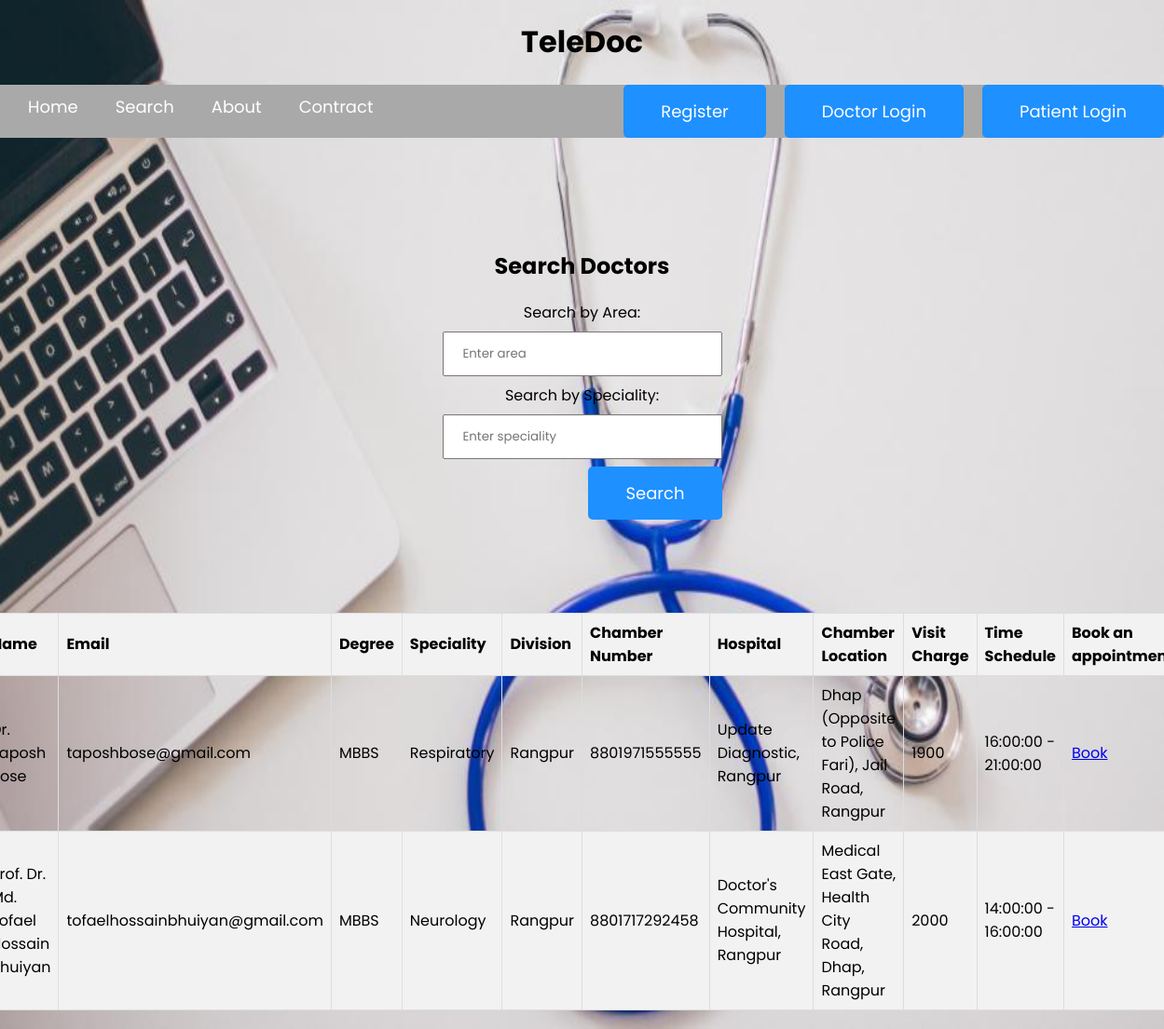
/search.php?area=Rangpur, run on an earlier commit of the app's database.
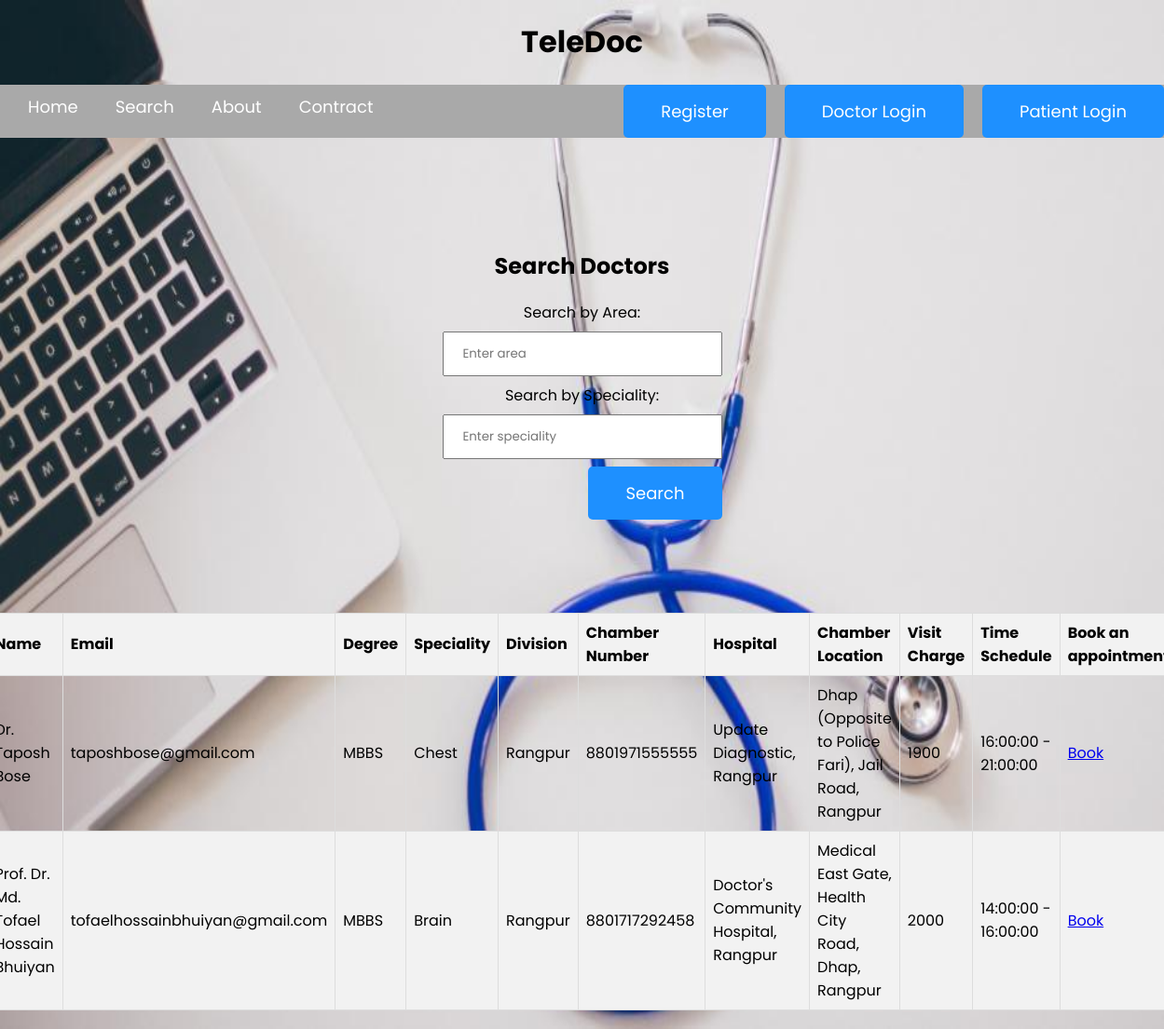
And on a later commit of the database.
### tables this page shows
CREATE TABLE `doctor` (
  `IndexNumber` int(11) NOT NULL,
  `Name` varchar(255) DEFAULT NULL,
  `Email` varchar(255) DEFAULT NULL,
  `Password` varchar(255) DEFAULT NULL,
  `Degree` varchar(50) DEFAULT NULL,
  `Speciality` varchar(100) DEFAULT NULL,
  `Division` varchar(50) DEFAULT NULL,
  `ChamberNumber` varchar(20) DEFAULT NULL,
  `Hospital` varchar(255) DEFAULT NULL,
  `ChamberLocation` varchar(255) DEFAULT NULL,
  `TimeStart` time DEFAULT NULL,
  `TimeEnd` time DEFAULT NULL,
  `VisitCharge` int(11) DEFAULT NULL
);

### connection.php (called while the page is built)
<?php
class Teledoc {
    public static function connect() {
        try {
            $con = new PDO('mysql:host=localhost;dbname=teledoc', 'root', '');
            $con->setAttribute(PDO::ATTR_ERRMODE, PDO::ERRMODE_EXCEPTION);
            return $con;
        } catch(PDOException $e) {
            echo 'Error: ' . $e->getMessage();
            return null;
        }
    }
}
?>

### search.php (the view, shortened to what this page needs)
<?php
require_once('./connection.php');
class Doctor
{
    protected $db;
    public function __construct($db)
    {
        $this->db = $db;
    }
    public function searchDoctorsByArea($area)
    {
        $stmt = $this->db->prepare("SELECT * FROM doctor WHERE Division = :area");
        $stmt->bindValue(':area', $area);
        $stmt->execute();
        return $stmt->fetchAll(PDO::FETCH_ASSOC);
    }
}
$doctor = new Doctor(Teledoc::connect());
if (isset($_GET['area'])) {
    $doctors = $doctor->searchDoctorsByArea($_GET['area']);
} elseif (isset($_GET['speciality'])) {
    $doctors = $doctor->searchDoctorsBySpeciality($_GET['speciality']);
} else {
    $doctors = $doctor->getAllDoctors();
}
?>
<!DOCTYPE html>
<html lang="en">
<head>
    <link rel="stylesheet" href="design.css">
</head>
<body>
    <div id="background-slideshow">
        <img src="1.jpg" class="background-image active" alt="Background Image">
    </div>
    <h1>TeleDoc</h1>
    <nav>
        <ul>
            <li><a href="index.php">Home</a></li>
            <li><a href="search.php">Search</a></li>
            <li><a href="#">About</a></li>
            <li><a href="#">Contract</a></li>
            <?php if(isset($_SESSION['username']) || isset($_SESSION['doctor_email'])): ?>
                <li><?php echo isset($_SESSION['username']) ? '<a href="logout.php" class="large-button">Logout (' . $_SESSION['username'] . ')</a>' : '<a href="doctor_logout.php" class="large-button">Doctor Logout (' . $_SESSION['doctor_email'] . ')</a>'; ?></li>
            <?php else: ?>
                <li><a href="patient_login.php" class="large-button">Patient Login</a></li>
                <li><a href="doctor_login.php" class="large-button">Doctor Login</a></li>
                <li><a href="register.php" class="large-button">Register</a></li>
            <?php endif; ?>
        </ul>
    </nav>
    <div class="container">
        <h2>Search Doctors</h2>
        <form action="search.php" method="GET">
            <label for="area">Search by Area:</label>
            <input type="text" name="area" id="area" placeholder="Enter area">
            <label for="speciality">Search by Speciality:</label>
            <input type="text" name="speciality" id="speciality" placeholder="Enter speciality">
            <button type="submit" class="large-button">Search</button>
        </form>
    </div>
    <div class="container">
        <table>
            <thead>
                <tr>
                    <th>Name</th>
                    <th>Email</th>
                    <th>Degree</th>
                    <th>Speciality</th>
                    <th>Division</th>
                    <th>Chamber Number</th>
                    <th>Hospital</th>
                    <th>Chamber Location</th>
                    <th>Visit Charge</th>
                    <th>Time Schedule</th>
                    <?php if(!isset($_SESSION['doctor_email'])): ?>
                        <th>Book an appointment</th>
                    <?php endif; ?>
                </tr>
            </thead>
            <tbody>
                <?php foreach ($doctors as $doctor) : ?>
                    <tr>
                        <td><?php echo $doctor['Name']; ?></td>
                        <td><?php echo $doctor['Email']; ?></td>
                        <td><?php echo $doctor['Degree']; ?></td>
                        <td><?php echo $doctor['Speciality']; ?></td>
                        <td><?php echo $doctor['Division']; ?></td>
                        <td><?php echo $doctor['ChamberNumber']; ?></td>
                        <td><?php echo $doctor['Hospital']; ?></td>
                        <td><?php echo $doctor['ChamberLocation']; ?></td>
                        <td><?php echo $doctor['VisitCharge']; ?></td>
                        <td><?php echo $doctor['TimeStart'] . ' - ' . $doctor['TimeEnd']; ?></td>
                        <?php if(!isset($_SESSION['doctor_email'])): ?>
                            <td><a href="appointment.php?IndexNumber=<?php echo $doctor['IndexNumber']; ?>">Book</a></td>
                        <?php endif; ?>
                    </tr>
                <?php endforeach; ?>
            </tbody>
        </table>
    </div>
</body>
</html>

### design.css (style rules this page uses)
* { box-sizing: border-box; font-family: 'Poppins',sans-serif; }
head,body { margin: 0; padding: 0; height: 100%; }
#background-slideshow { position: fixed; top: 0; left: 0; width: 100%; height: 100%; z-index: -1; overflow: hidden; }
.background-image { position: absolute; top: 0; left: 0; width: 100%; height: 100%; opacity: 0; transition: opacity 5s ease-in-out; }
.background-image.active { opacity: 1; }
h1 { text-align: center; }
nav ul { list-style-type: none; background-color: darkgrey; padding: 0; margin: 0; overflow: hidden; }
nav a { color: white; text-decoration: none; padding: 10px; display: block; text-align: right; font-size: 18px; margin-left: 20px; float: left; }
.large-button { text-align: right; padding: 20px; color: ghostwhite; font-size: 25px; float: right; }
.container { display: flex; flex-direction: column; align-items: center; height: 100%; margin: 20px auto; margin-top: 100px; }
form { width: 300px; text-align: center; }
form input { width: 100%; padding: 10px; box-sizing: border-box; }
.large-button { padding: 15px 40px; font-size: 18px; border: none; background-color: dodgerblue; color: white; cursor: pointer; border-radius: 5px; transition: background-color 0.3s ease; }
table { width: 100%; border-collapse: collapse; }
th, td { border: 1px solid #ddd; padding: 8px; text-align: left; }
th { background-color: #f2f2f2; }
tr:nth-child(even) { background-color: #f2f2f2; }
input[type=text] { width: 100%; padding: 12px 20px; margin: 8px 0; box-sizing: border-box; }

What changed in the data, as far as the page shows it:
changed doctor "Dr. Taposh Bose": Speciality "Respiratory" → "Chest"
changed doctor "Prof. Dr. Md. Tofael Hossain Bhuiyan": Speciality "Neurology" → "Brain"
